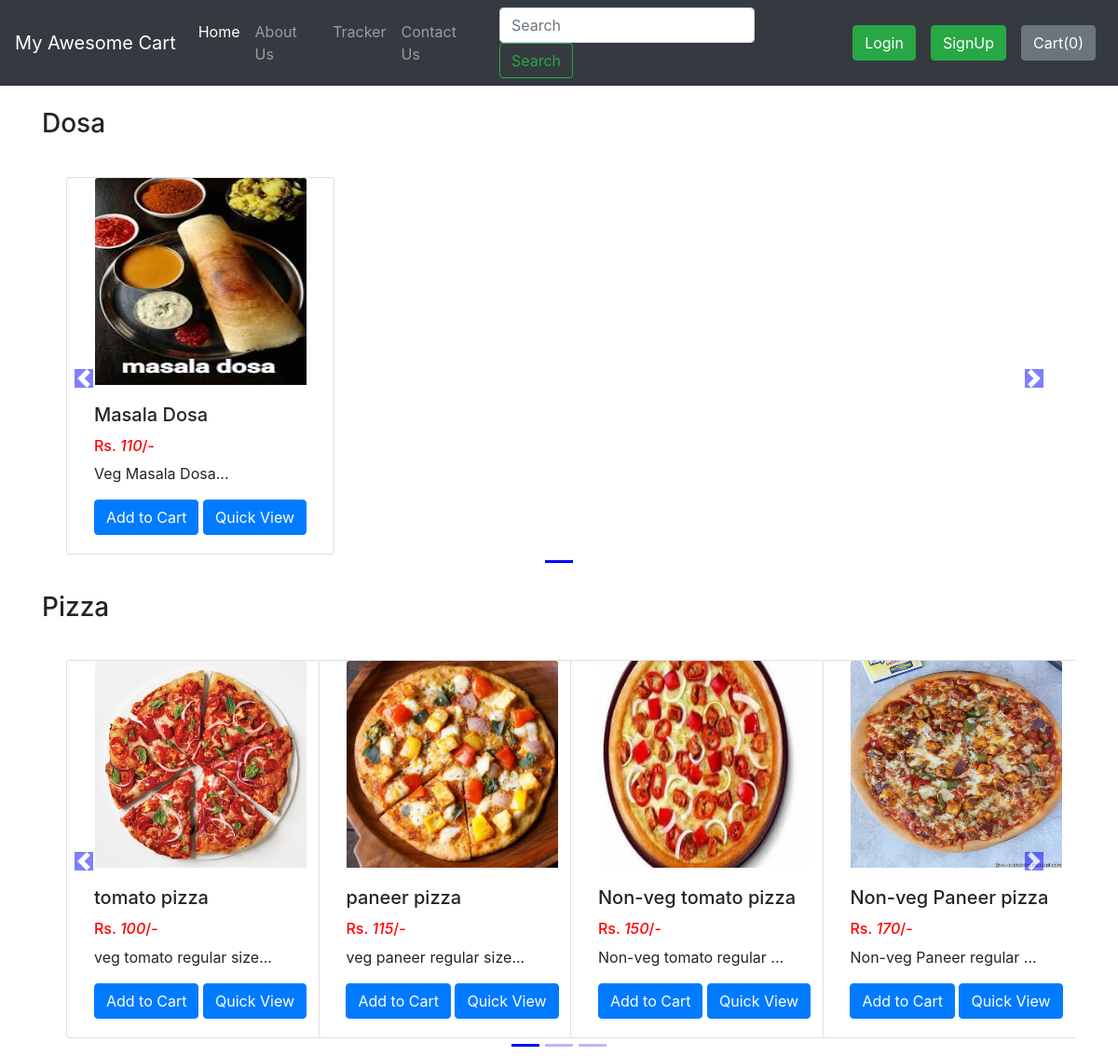
The app's page /shop/ with its own data.
### shop/models.py (models this page shows, shortened)
class Product(models.Model):
    product_id = models.AutoField
    product_name = models.CharField(max_length=50)
    category = models.CharField(max_length=50, default="")
    subcategory = models.CharField(max_length=50, default="")
    price = models.IntegerField(default=0)
    desc = models.CharField(max_length=200)
    pub_date = models.DateField()
    image = models.ImageField(upload_to="shop/images", default="")

### shop/views.py (the view)
# urls.py: path('', views.index,  name='index'),
def index(request):
    allProds = []
    catprods = Product.objects.values('category', 'id')
    cats = {item['category'] for item in catprods}
    for cat in cats:
        prod = Product.objects.filter(category=cat)
        n = len(prod)
        nSlides = n // 4 + ceil((n / 4) - (n // 4))
        allProds.append([prod, range(1, nSlides), nSlides])
    darshan = {'allProds': allProds}
    return render(request, 'shop/index1.html', darshan)

### shop/templates/shop/index1.html (shortened to what this page needs)
{% extends 'shop/basic.html' %}
  {% block body %}
  {% load static %}
<div class="container">
    {% for product, range, nSlides in allProds %}
    <h3 class="my-4">{{product.0.category}}</h3>
    <div class="row">
        <div id="demo{{forloop.counter}}" class="col carousel slide my-3" data-ride="carousel">
            <ul class="carousel-indicators">
                <li data-target="#demo{{forloop.counter}}" data-slide-to="0" class="active"></li>
                {% for i in range %}
                <li data-target="#demo{{forloop.parentloop.counter}}" data-slide-to="{{i}}"></li>
                {% endfor %}
            </ul>
            <div class="container carousel-inner no-padding">
                <div class="carousel-item active">
                    {% for i in product %}
                    <div class="col-xs-3 col-sm-3 col-md-3">
                        <div class="card align-items-center" style="width: 18rem;">
                            <img src='/media/{{i.image}}' class="card-img-top" alt="...">
                            <div class="card-body">
                                <h5 class="card-title" id="namepr{{i.id}}">{{i.product_name}}</h5>
                                <h6 style="color: #ff0000">Rs. <i id="pricepr{{i.id}}">{{i.price}}</i>/-</h6>
                                <p class="card-text">{{i.desc|slice:"0:23"}}...</p>
                                <span id="divpr{{i.id}}" class="divpr">
                                    <button id="pr{{i.id}}" class="btn btn-primary cart">Add to Cart</button>
                                </span>
                                <a href="/shop/productView/{{i.id}}"> <button id="qv{{i.id}}" class="btn btn-primary cart">Quick View</button> </a>
                            </div>
                        </div>
                    </div>
                    {% if forloop.counter|divisibleby:4 and forloop.counter > 0 and not forloop.last %}
                </div>
                <div class="carousel-item">
                    {% endif %}
                    {% endfor %}
                </div>
            </div>
        </div>
        <a class="carousel-control-prev" href="#demo{{forloop.counter}}" data-slide="prev">
            <span class="carousel-control-prev-icon"></span>
        </a>
        <a class="carousel-control-next" href="#demo{{forloop.counter}}" data-slide="next">
            <span class="carousel-control-next-icon"></span>
        </a>
    </div>
    {% endfor %}
</div>
{% endblock %}

### shop/templates/shop/basic.html (shortened to what this page needs)
<!doctype html>
<html lang="en">
  <head>
    <link rel="stylesheet" href="https://stackpath.bootstrapcdn.com/bootstrap/4.2.1/css/bootstrap.min.css">
  </head>
  <body>
    <nav class="navbar navbar-expand-lg navbar-dark bg-dark">
  <a class="navbar-brand" href="/shop">My Awesome Cart</a>
  <div class="collapse navbar-collapse" id="navbarSupportedContent">
    <ul class="navbar-nav mr-auto">
      <li class="nav-item active">
        <a class="nav-link" href="/shop">Home <span class="sr-only">(current)</span></a>
      </li>
      <li class="nav-item">
        <a class="nav-link" href="/shop/about">About Us</a>
      </li>
      <li class="nav-item">
        <a class="nav-link" href="/shop/tracker">Tracker</a>
      </li>
      <li class="nav-item">
        <a class="nav-link" href="/shop/contact">Contact Us</a>
      </li>
    </ul>
    <form method="get" action="/shop/search" class="form-inline my-2 my-lg-0 mx-3">
      <input class="form-control mr-sm-2" type="search" name="search" id="search" placeholder="Search" aria-label="Search">
      <button class="btn btn-outline-success my-2 my-sm-0" type="submit">Search</button>
    </form>
    {% if user.is_authenticated %}
    <ul class="navbar-nav mr-2">
    <li class="nav-item dropdown">
    <a class="nav-link dropdown-toggle" href='#' id="navbarDropdown" role="button" data-toggle="dropdown"> Welcome {{request.user}}</a>
    <div class="dropdown-menu" aria-labelledby="navbarDropdown">
      <a class="dropdown-item" href="/shop/logout/">Logout</a>
    </div>
    </li>
    </ul>
    </div>
    {% else %}
    <button type="button" class="btn btn-success mx-2" data-toggle="modal" data-target="#loginModal">
      Login
    </button>
    <button type="button" class="btn btn-success mx-2" data-toggle="modal" data-target="#signupModal">
      SignUp
    </button>
    {% endif %}
    <button type="button" class="btn btn-secondary mx-2" id="popcart" data-container="body" data-html="true" data-toggle="popover" data-placement="bottom" data-content="Bottom popover">
      Cart(<span id="cart">0</span>)
    </button>
  </div>
</nav>
    {% block body %} {% endblock %}
  </body>
</html>

### records on screen
Product: category "Dosa", image (picture), product_name "Masala Dosa", price "110", desc "Veg Masala Dosa"
Product: category "Pizza", image (picture), product_name "tomato pizza", price "100", desc "veg tomato regular size"
Product: image (picture), product_name "paneer pizza", price "115", desc "veg paneer regular size"
Product: image (picture), product_name "Non-veg tomato pizza", price "150", desc "Non-veg tomato regular"
Product: image (picture), product_name "Non-veg Paneer pizza", price "170", desc "Non-veg Paneer regular"
